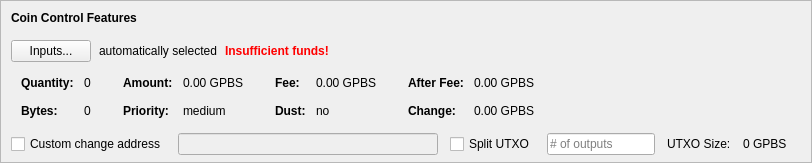
    <widget class="QFrame" name="frameCoinControl">
     <property name="sizePolicy">
      <sizepolicy hsizetype="Expanding" vsizetype="Expanding">
       <horstretch>0</horstretch>
       <verstretch>0</verstretch>
      </sizepolicy>
     </property>
     <property name="maximumSize">
      <size>
       <width>16777215</width>
       <height>16777215</height>
      </size>
     </property>
     <property name="frameShape">
      <enum>QFrame::StyledPanel</enum>
     </property>
     <property name="frameShadow">
      <enum>QFrame::Sunken</enum>
     </property>
     <layout class="QVBoxLayout" name="verticalLayoutCoinControl2">
      <property name="spacing">
       <number>0</number>
      </property>
      <property name="leftMargin">
       <number>0</number>
      </property>
      <property name="topMargin">
       <number>0</number>
      </property>
      <property name="rightMargin">
       <number>0</number>
      </property>
      <property name="bottomMargin">
       <number>6</number>
      </property>
      <item>
       <layout class="QVBoxLayout" name="verticalLayoutCoinControl" stretch="0,0,0,0,1">
        <property name="spacing">
         <number>0</number>
        </property>
        <property name="leftMargin">
         <number>10</number>
        </property>
        <property name="topMargin">
         <number>10</number>
        </property>
        <item>
         <layout class="QHBoxLayout" name="horizontalLayoutCoinControl1">
          <property name="bottomMargin">
           <number>15</number>
          </property>
          <item>
           <widget class="QLabel" name="labelCoinControlFeatures">
            <property name="sizePolicy">
             <sizepolicy hsizetype="Preferred" vsizetype="Maximum">
              <horstretch>0</horstretch>
              <verstretch>0</verstretch>
             </sizepolicy>
            </property>
            <property name="font">
             <font>
              <weight>75</weight>
              <bold>true</bold>
             </font>
            </property>
            <property name="styleSheet">
             <string notr="true">font-weight:bold;</string>
            </property>
            <property name="text">
             <string>Coin Control Features</string>
            </property>
           </widget>
          </item>
         </layout>
        </item>
        <item>
         <layout class="QHBoxLayout" name="horizontalLayoutCoinControl2" stretch="0,0,0,0">
          <property name="spacing">
           <number>8</number>
          </property>
          <property name="bottomMargin">
           <number>10</number>
          </property>
          <item>
           <widget class="QPushButton" name="pushButtonCoinControl">
            <property name="styleSheet">
             <string notr="true"/>
            </property>
            <property name="text">
             <string>Inputs...</string>
            </property>
            <property name="autoDefault">
             <bool>false</bool>
            </property>
           </widget>
          </item>
          <item>
           <widget class="QLabel" name="labelCoinControlAutomaticallySelected">
            <property name="text">
             <string>automatically selected</string>
            </property>
            <property name="margin">
             <number>5</number>
            </property>
           </widget>
          </item>
          <item>
           <widget class="QLabel" name="labelCoinControlInsuffFunds">
            <property name="font">
             <font>
              <weight>75</weight>
              <bold>true</bold>
             </font>
            </property>
            <property name="styleSheet">
             <string notr="true">color:red;font-weight:bold;</string>
            </property>
            <property name="text">
             <string>Insufficient funds!</string>
            </property>
            <property name="margin">
             <number>5</number>
            </property>
           </widget>
          </item>
          <item>
           <spacer name="horizontalSpacerCoinControl">
            <property name="orientation">
             <enum>Qt::Horizontal</enum>
            </property>
            <property name="sizeHint" stdset="0">
             <size>
              <width>40</width>
              <height>1</height>
             </size>
            </property>
           </spacer>
          </item>
         </layout>
        </item>
        <item>
         <widget class="QWidget" name="widgetCoinControl" native="true">
          <property name="sizePolicy">
           <sizepolicy hsizetype="Preferred" vsizetype="Preferred">
            <horstretch>0</horstretch>
            <verstretch>0</verstretch>
           </sizepolicy>
          </property>
          <property name="minimumSize">
           <size>
            <width>0</width>
            <height>0</height>
           </size>
          </property>
          <property name="styleSheet">
           <string notr="true"/>
          </property>
          <layout class="QHBoxLayout" name="horizontalLayoutCoinControl5">
           <property name="leftMargin">
            <number>0</number>
           </property>
           <property name="topMargin">
            <number>0</number>
           </property>
           <property name="rightMargin">
            <number>0</number>
           </property>
           <property name="bottomMargin">
            <number>0</number>
           </property>
           <item>
            <layout class="QHBoxLayout" name="horizontalLayoutCoinControl3" stretch="0,0,0,1">
             <property name="spacing">
              <number>20</number>
             </property>
             <property name="topMargin">
              <number>0</number>
             </property>
             <property name="bottomMargin">
              <number>10</number>
             </property>
             <item>
              <layout class="QFormLayout" name="formLayoutCoinControl1">
               <property name="horizontalSpacing">
                <number>10</number>
               </property>
               <property name="verticalSpacing">
                <number>14</number>
               </property>
               <property name="leftMargin">
                <number>10</number>
               </property>
               <property name="topMargin">
                <number>4</number>
               </property>
               <property name="rightMargin">
                <number>6</number>
               </property>
               <item row="0" column="0">
                <widget class="QLabel" name="labelCoinControlQuantityText">
                 <property name="font">
                  <font>
                   <weight>75</weight>
                   <bold>true</bold>
                  </font>
                 </property>
                 <property name="text">
                  <string>Quantity:</string>
                 </property>
                 <property name="margin">
                  <number>0</number>
                 </property>
                </widget>
               </item>
               <item row="0" column="1">
                <widget class="QLabel" name="labelCoinControlQuantity">
                 <property name="cursor">
                  <cursorShape>IBeamCursor</cursorShape>
                 </property>
                 <property name="contextMenuPolicy">
                  <enum>Qt::ActionsContextMenu</enum>
                 </property>
                 <property name="text">
                  <string notr="true">0</string>
                 </property>
                 <property name="margin">
                  <number>0</number>
                 </property>
                 <property name="textInteractionFlags">
                  <set>Qt::LinksAccessibleByMouse|Qt::TextSelectableByKeyboard|Qt::TextSelectableByMouse</set>
                 </property>
                </widget>
               </item>
               <item row="1" column="0">
                <widget class="QLabel" name="labelCoinControlBytesText">
                 <property name="font">
                  <font>
                   <weight>75</weight>
                   <bold>true</bold>
                  </font>
                 </property>
                 <property name="text">
                  <string>Bytes:</string>
                 </property>
                </widget>
               </item>
               <item row="1" column="1">
                <widget class="QLabel" name="labelCoinControlBytes">
                 <property name="cursor">
                  <cursorShape>IBeamCursor</cursorShape>
                 </property>
                 <property name="contextMenuPolicy">
                  <enum>Qt::ActionsContextMenu</enum>
                 </property>
                 <property name="text">
                  <string notr="true">0</string>
                 </property>
                 <property name="textInteractionFlags">
                  <set>Qt::LinksAccessibleByMouse|Qt::TextSelectableByKeyboard|Qt::TextSelectableByMouse</set>
                 </property>
                </widget>
               </item>
              </layout>
             </item>
             <item>
              <layout class="QFormLayout" name="formLayoutCoinControl2">
               <property name="horizontalSpacing">
                <number>10</number>
               </property>
               <property name="verticalSpacing">
                <number>14</number>
               </property>
               <property name="leftMargin">
                <number>6</number>
               </property>
               <property name="topMargin">
                <number>4</number>
               </property>
               <property name="rightMargin">
                <number>6</number>
               </property>
               <item row="0" column="0">
                <widget class="QLabel" name="labelCoinControlAmountText">
                 <property name="font">
                  <font>
                   <weight>75</weight>
                   <bold>true</bold>
                  </font>
                 </property>
                 <property name="text">
                  <string>Amount:</string>
                 </property>
                 <property name="margin">
                  <number>0</number>
                 </property>
                </widget>
               </item>
               <item row="0" column="1">
                <widget class="QLabel" name="labelCoinControlAmount">
                 <property name="cursor">
                  <cursorShape>IBeamCursor</cursorShape>
                 </property>
                 <property name="contextMenuPolicy">
                  <enum>Qt::ActionsContextMenu</enum>
                 </property>
                 <property name="text">
                  <string notr="true">0.00 GPBS</string>
                 </property>
                 <property name="textInteractionFlags">
                  <set>Qt::LinksAccessibleByMouse|Qt::TextSelectableByKeyboard|Qt::TextSelectableByMouse</set>
                 </property>
                </widget>
               </item>
               <item row="1" column="0">
                <widget class="QLabel" name="labelCoinControlPriorityText">
                 <property name="font">
                  <font>
                   <weight>75</weight>
                   <bold>true</bold>
                  </font>
                 </property>
                 <property name="text">
                  <string>Priority:</string>
                 </property>
                </widget>
               </item>
               <item row="1" column="1">
                <widget class="QLabel" name="labelCoinControlPriority">
                 <property name="cursor">
                  <cursorShape>IBeamCursor</cursorShape>
                 </property>
                 <property name="contextMenuPolicy">
                  <enum>Qt::ActionsContextMenu</enum>
                 </property>
                 <property name="text">
                  <string>medium</string>
                 </property>
                 <property name="textInteractionFlags">
                  <set>Qt::LinksAccessibleByMouse|Qt::TextSelectableByKeyboard|Qt::TextSelectableByMouse</set>
                 </property>
                </widget>
               </item>
              </layout>
             </item>
             <item>
              <layout class="QFormLayout" name="formLayoutCoinControl3">
               <property name="horizontalSpacing">
                <number>10</number>
               </property>
               <property name="verticalSpacing">
                <number>14</number>
               </property>
               <property name="leftMargin">
                <number>6</number>
               </property>
               <property name="topMargin">
                <number>4</number>
               </property>
               <property name="rightMargin">
                <number>6</number>
               </property>
               <item row="0" column="0">
                <widget class="QLabel" name="labelCoinControlFeeText">
                 <property name="font">
                  <font>
                   <weight>75</weight>
                   <bold>true</bold>
                  </font>
                 </property>
                 <property name="text">
                  <string>Fee:</string>
                 </property>
                 <property name="margin">
                  <number>0</number>
                 </property>
                </widget>
               </item>
               <item row="0" column="1">
                <widget class="QLabel" name="labelCoinControlFee">
                 <property name="cursor">
                  <cursorShape>IBeamCursor</cursorShape>
                 </property>
                 <property name="contextMenuPolicy">
                  <enum>Qt::ActionsContextMenu</enum>
                 </property>
                 <property name="text">
                  <string notr="true">0.00 GPBS</string>
                 </property>
                 <property name="textInteractionFlags">
                  <set>Qt::LinksAccessibleByMouse|Qt::TextSelectableByKeyboard|Qt::TextSelectableByMouse</set>
                 </property>
                </widget>
               </item>
               <item row="1" column="0">
                <widget class="QLabel" name="labelCoinControlLowOutputText">
                 <property name="font">
                  <font>
                   <weight>75</weight>
                   <bold>true</bold>
                  </font>
                 </property>
                 <property name="text">
                  <string>Dust:</string>
                 </property>
                </widget>
               </item>
               <item row="1" column="1">
                <widget class="QLabel" name="labelCoinControlLowOutput">
                 <property name="cursor">
                  <cursorShape>IBeamCursor</cursorShape>
                 </property>
                 <property name="contextMenuPolicy">
                  <enum>Qt::ActionsContextMenu</enum>
                 </property>
                 <property name="text">
                  <string>no</string>
                 </property>
                 <property name="textInteractionFlags">
                  <set>Qt::LinksAccessibleByMouse|Qt::TextSelectableByKeyboard|Qt::TextSelectableByMouse</set>
                 </property>
                </widget>
               </item>
              </layout>
             </item>
             <item>
              <layout class="QFormLayout" name="formLayoutCoinControl4">
               <property name="horizontalSpacing">
                <number>10</number>
               </property>
               <property name="verticalSpacing">
                <number>14</number>
               </property>
               <property name="leftMargin">
                <number>6</number>
               </property>
               <property name="topMargin">
                <number>4</number>
               </property>
               <property name="rightMargin">
                <number>6</number>
               </property>
               <item row="0" column="0">
                <widget class="QLabel" name="labelCoinControlAfterFeeText">
                 <property name="font">
                  <font>
                   <weight>75</weight>
                   <bold>true</bold>
                  </font>
                 </property>
                 <property name="text">
                  <string>After Fee:</string>
                 </property>
                 <property name="margin">
                  <number>0</number>
                 </property>
                </widget>
               </item>
               <item row="0" column="1">
                <widget class="QLabel" name="labelCoinControlAfterFee">
                 <property name="cursor">
                  <cursorShape>IBeamCursor</cursorShape>
                 </property>
                 <property name="contextMenuPolicy">
                  <enum>Qt::ActionsContextMenu</enum>
                 </property>
                 <property name="text">
                  <string notr="true">0.00 GPBS</string>
                 </property>
                 <property name="textInteractionFlags">
                  <set>Qt::LinksAccessibleByMouse|Qt::TextSelectableByKeyboard|Qt::TextSelectableByMouse</set>
                 </property>
                </widget>
               </item>
               <item row="1" column="0">
                <widget class="QLabel" name="labelCoinControlChangeText">
                 <property name="font">
                  <font>
                   <weight>75</weight>
                   <bold>true</bold>
                  </font>
                 </property>
                 <property name="text">
                  <string>Change:</string>
                 </property>
                </widget>
               </item>
               <item row="1" column="1">
                <widget class="QLabel" name="labelCoinControlChange">
                 <property name="cursor">
                  <cursorShape>IBeamCursor</cursorShape>
                 </property>
                 <property name="contextMenuPolicy">
                  <enum>Qt::ActionsContextMenu</enum>
                 </property>
                 <property name="text">
                  <string notr="true">0.00 GPBS</string>
                 </property>
                 <property name="textInteractionFlags">
                  <set>Qt::LinksAccessibleByMouse|Qt::TextSelectableByKeyboard|Qt::TextSelectableByMouse</set>
                 </property>
                </widget>
               </item>
              </layout>
             </item>
            </layout>
           </item>
          </layout>
         </widget>
        </item>
        <item>
         <layout class="QHBoxLayout" name="horizontalLayoutCoinControl4" stretch="0,0,0,0,0,0,0">
          <property name="spacing">
           <number>12</number>
          </property>
          <property name="sizeConstraint">
           <enum>QLayout::SetDefaultConstraint</enum>
          </property>
          <property name="topMargin">
           <number>5</number>
          </property>
          <property name="rightMargin">
           <number>5</number>
          </property>
          <item>
           <widget class="QCheckBox" name="checkBoxCoinControlChange">
            <property name="toolTip">
             <string>If this is activated, but the change address is empty or invalid, change will be sent to a newly generated address.</string>
            </property>
            <property name="text">
             <string>Custom change address</string>
            </property>
           </widget>
          </item>
          <item>
           <widget class="QValidatedLineEdit" name="lineEditCoinControlChange">
            <property name="enabled">
             <bool>false</bool>
            </property>
            <property name="sizePolicy">
             <sizepolicy hsizetype="Expanding" vsizetype="Fixed">
              <horstretch>0</horstretch>
              <verstretch>0</verstretch>
             </sizepolicy>
            </property>
           </widget>
          </item>
          <item>
           <widget class="QCheckBox" name="splitBlockCheckBox">
            <property name="text">
             <string>Split UTXO</string>
            </property>
           </widget>
          </item>
          <item>
           <widget class="QLineEdit" name="splitBlockLineEdit">
            <property name="sizePolicy">
             <sizepolicy hsizetype="Fixed" vsizetype="Fixed">
              <horstretch>50</horstretch>
              <verstretch>0</verstretch>
             </sizepolicy>
            </property>
            <property name="placeholderText">
             <string># of outputs</string>
            </property>
           </widget>
          </item>
          <item>
           <widget class="QLabel" name="labelBlockSizeText">
            <property name="text">
             <string>UTXO Size:</string>
            </property>
           </widget>
          </item>
          <item>
           <widget class="QLabel" name="labelBlockSize">
            <property name="text">
             <string>0 GPBS</string>
            </property>
           </widget>
          </item>
          <item>
           <widget class="QLabel" name="labelCoinControlChangeLabel">
            <property name="sizePolicy">
             <sizepolicy hsizetype="Preferred" vsizetype="Expanding">
              <horstretch>0</horstretch>
              <verstretch>0</verstretch>
             </sizepolicy>
            </property>
            <property name="minimumSize">
             <size>
              <width>0</width>
              <height>0</height>
             </size>
            </property>
            <property name="text">
             <string/>
            </property>
            <property name="margin">
             <number>3</number>
            </property>
           </widget>
          </item>
         </layout>
        </item>
        <item>
         <spacer name="verticalSpacerCoinControl">
          <property name="orientation">
           <enum>Qt::Vertical</enum>
          </property>
          <property name="sizeHint" stdset="0">
           <size>
            <width>800</width>
            <height>1</height>
           </size>
          </property>
         </spacer>
        </item>
       </layout>
      </item>
     </layout>
    </widget>
